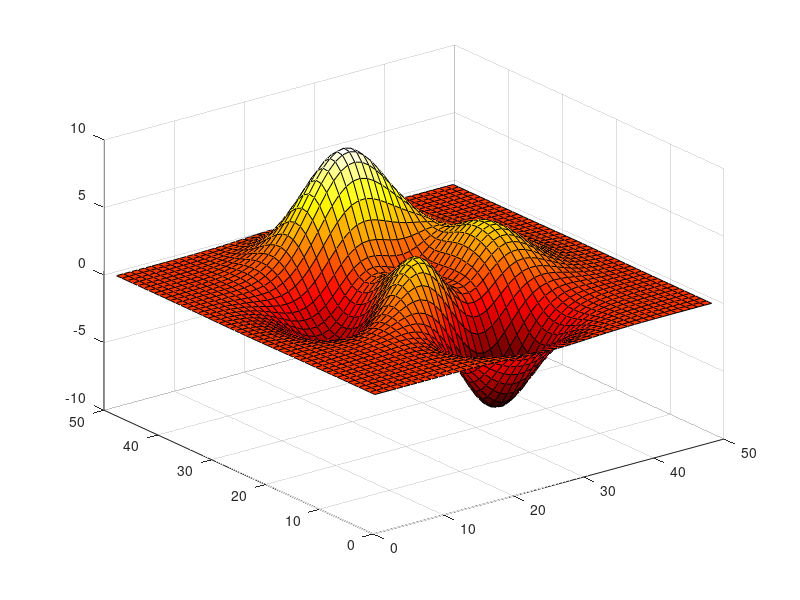

Write the MATLAB code that produced this figure. (Note: this script raises an error after producing the figure.)
%=============================================================================
% Copyright (c) 2016-present Allan CORNET (Nelson)
%=============================================================================
% This file is part of Nelson.
%=============================================================================
% LICENCE_BLOCK_BEGIN
% SPDX-License-Identifier: LGPL-3.0-or-later
% LICENCE_BLOCK_END
%=============================================================================
% <--ADV-CLI MODE-->
%=============================================================================
f = figure();
surf(peaks);
colormap('hot');
r = f.Colormap;
assert_isapprox(r(1:2, :), [0.0104, 0, 0;   0.0208, 0, 0], 1e-2); 
%=============================================================================
